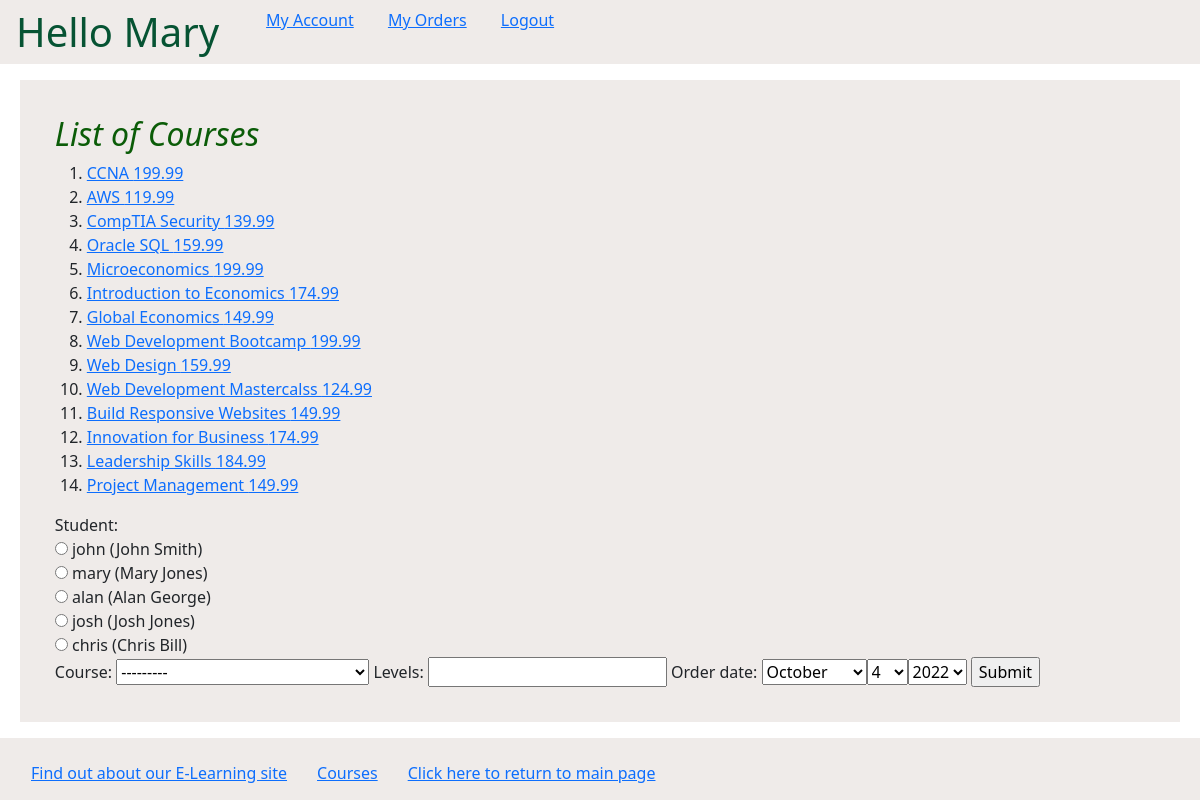
Page /myapp/place_order/ (signed in) on the earlier database version.
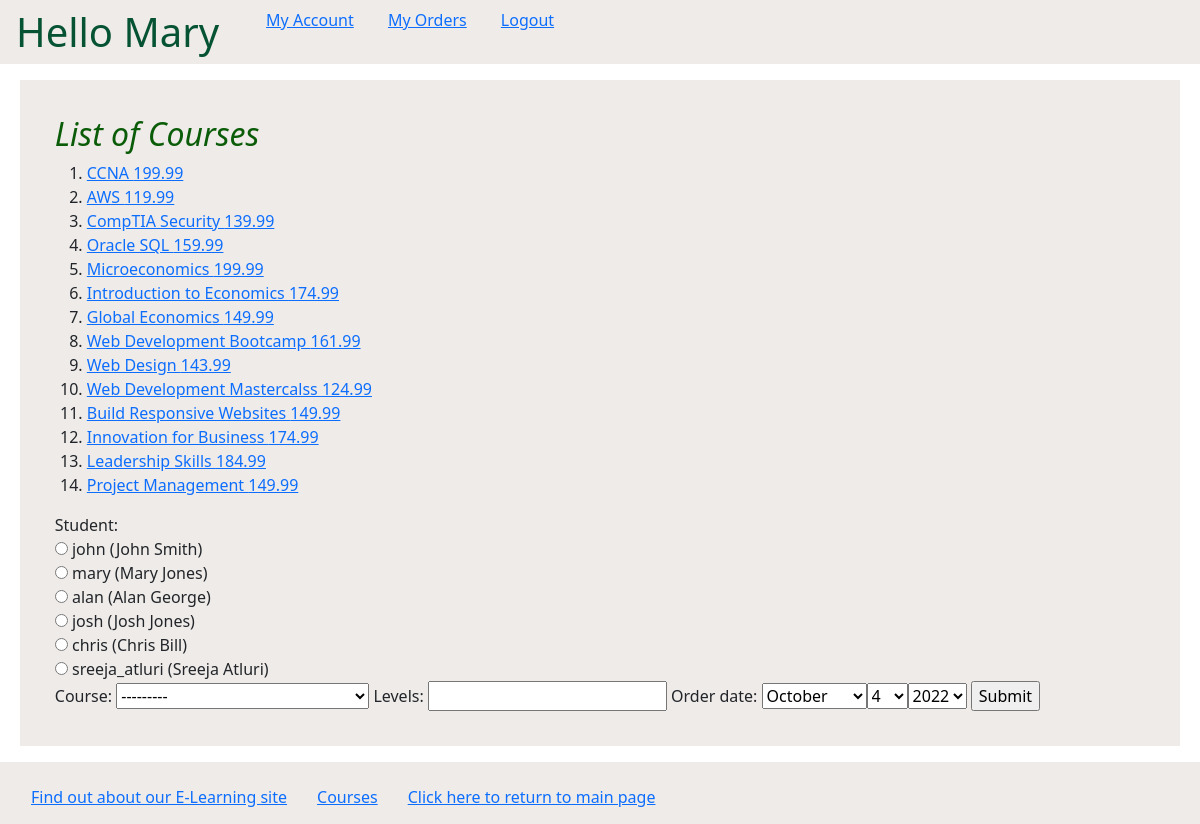
Same page on the later database version.
### myapp/models.py (models this page shows, shortened)
class Course(models.Model):
    topic = models.ForeignKey(Topic, related_name='courses', on_delete=models.CASCADE)
    name = models.CharField(max_length=200)
    price = models.DecimalField(max_digits=10, decimal_places=2, validators=[validateprice])
    for_everyone = models.BooleanField(default=True)
    description = models.TextField(max_length=300, null=True, blank=True)
    interested = models.PositiveIntegerField(default=0)
    stages = models.PositiveIntegerField(default=3)
    def __str__(self):
        return f"{self.name}"

### myapp/views.py (the view)
# urls.py: path(r'place_order/', views.place_order, name='place_order'),
@login_required
def place_order(request):
    msg = ''
    courlist = Course.objects.all()
    if request.method == 'POST':
        form = OrderForm(request.POST)
        if form.is_valid():
            order = form.save(commit=False)
            if order.levels <= order.course.stages:
                order.save()
                msg = 'Your course has been ordered successfully.'
                if order.course.price > 150:
                    print(order.course.discount(), "discount**************")
                    order.course.price = order.course.discount()
                    order.course.save()
            else:
                msg = 'You exceeded the number of levels for this course.'
            return render(request, 'myapp/order_response.html', {'msg': msg})
    else:
        form = OrderForm()
    return render(request, 'myapp/placeorder.html', {'form': form, 'msg': msg,
                                                     'courlist': courlist})

### myapp/forms.py
class OrderForm(forms.ModelForm):
    class Meta:
        model = Order
        fields = ['student', 'course', 'levels', 'order_date']
        widgets = {'student': forms.RadioSelect, 'order_date': forms.SelectDateWidget}

### myapp/models.py (called while the page is built)
    def __str__(self):
        return f"{self.username} ({self.first_name} {self.last_name})"

### templates/myapp/placeorder.html (shortened to what this page needs)
{% extends 'myapp/base.html' %}
{% block body_block %}
    <div style="background-color: #efebe9; padding: 3%;">
    {% if courlist %}
        <h2>List of Courses</h2>
        <ol>
            {% for course in courlist %}
                <li><a href="{% url 'myapp:course_detail' cour_id=course.id %}">{{ course.name }} {{ course.price }}</a></li>
            {% endfor %}
        </ol>
    {% else %}
        <strong>There are no available courses!</strong>
    {% endif %}
    <form action="" name="form" method="post">
        {{form}}
        <input type="submit" value="Submit" />
    </form>
    </div>
{% endblock %}

Differences in the rows shown:
changed Course "Web Development Bootcamp": price "199.99" → "161.99"
changed Course "Web Design": price "159.99" → "143.99"
Other differences:
form field student: "☐ john (John Smith) ☐ mary (Mary Jones) ☐ alan (Alan George) ☐ josh (Josh Jones) ☐ chris (Chris Bill)" → "☐ john (John Smith) ☐ mary (Mary Jones) ☐ alan (Alan George) ☐ josh (Josh Jones) ☐ chris (Chris Bill) ☐ sreeja_atluri (Sreeja Atluri)"
text no longer shown: "Student: john (John Smith) mary (Mary Jones) alan (Alan George) josh (Josh Jones) chris (Chris Bill) Course: Levels: Order date:"
text now shown: "Student: john (John Smith) mary (Mary Jones) alan (Alan George) josh (Josh Jones) chris (Chris Bill) sreeja_atluri (Sreeja Atluri) Course: Levels: Order date:"
